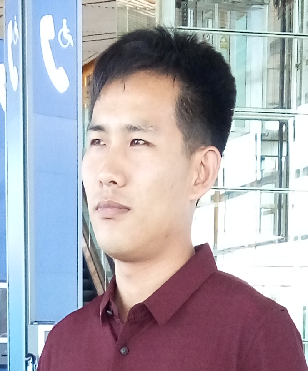
#> input picture 01.png, 308 x 372 px
$ python train1.py
#> lines starting #> are read from the running program, lines starting #| are printed output that depends on the picture
import cv2
import matplotlib.pyplot as plt
img_bgr=cv2.imread('01.png')
#> img_bgr is the input picture: shape (372, 308, 3); mean B, G, R 175.7, 167.6, 171.9
img_rgb=cv2.cvtColor(img_bgr,cv2.COLOR_BGR2RGB)
plt.figure(figsize=(18,6))
plt.subplot(131)
plt.imshow(img_bgr)
plt.subplot(132)
plt.imshow(img_rgb)
img_gray=cv2.cvtColor(img_bgr,cv2.COLOR_BGR2GRAY)
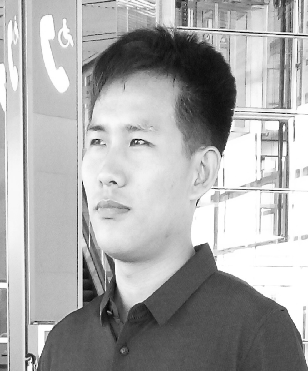
#> img_gray: shape (372, 308); min 4, max 255, mean 169.8
plt.subplot(133)

corners=cv2.cornerHarris(img_gray,2,3,0.04)
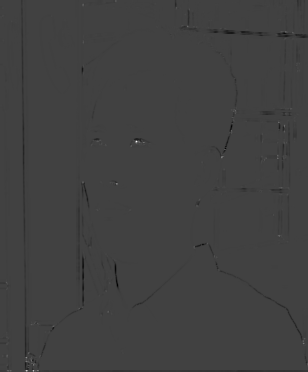
#> corners: shape (372, 308) float32; min -0.0116, max 0.034, mean -8.25e-05; drawn with min black and max white
plt.imshow(corners,cmap='gray')
plt.show()
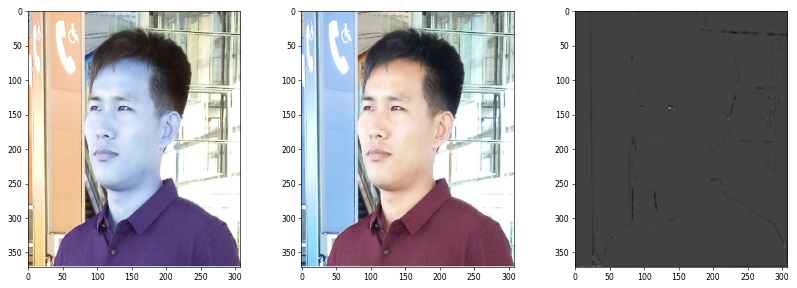
#> figure drawn by matplotlib, 3 panels; B, G, R data is drawn as R, G, B
